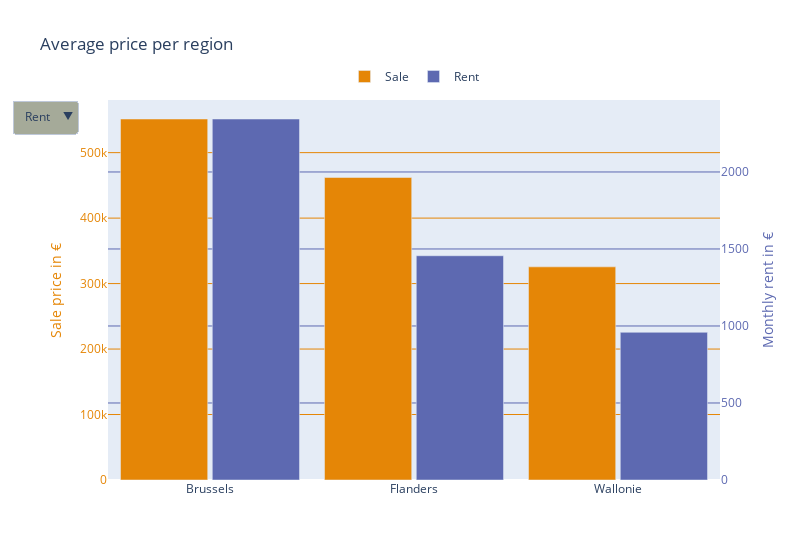

Notebook source saved alongside this figure:
### Code cell
fig = go.Figure()
colors = px.colors.qualitative.Vivid
fig.add_trace(
    go.Bar(
        x=price_sale_region['Region'],
        y=price_sale_region['Price'],
        name='Sale',
        offsetgroup=1,
        marker=dict(
            color=colors[0]
        )
    )
)
fig.add_trace(
    go.Bar(
        x=price_rent_region['Region'],
        y=price_rent_region['Price'],
        name='Rent',
        yaxis='y2',
        offsetgroup=2,
        marker=dict(
            color=colors[1]
        )
    )
)
fig.update_traces(
    hovertemplate='<b>%{y:,.0f} €</b>'
)
buttons=[
    dict(
        label="Rent",
        method="update",
        args=[{},dict(
            xaxis=dict(
                categoryarray=price_rent_region['Region']
            )   
        )]
    ),
    dict(
        label="Sale",
        method="update",
        args=[{},dict(
            xaxis=dict(
                categoryarray=price_sale_region['Region']
            )   
        )]
    )
]
fig.update_layout(
    title='Average price per region',
    width = 800,
    updatemenus=[dict(
        buttons=buttons,
        bgcolor=colors[-1]
    )],
    legend=dict(
        x=0.5,
        y=1.1,
        orientation='h',
        xanchor='center'
    ),
    yaxis=dict(
        gridcolor=colors[0],
        color=colors[0],
        title='Sale price in €'
    ),
    yaxis2=dict(
        overlaying='y',
        side='right',
        gridcolor=colors[1],
        color=colors[1],
        title='Monthly rent in €'
    ),
        xaxis=dict(
        categoryorder='array',
    ),
    bargap=0.1,
    bargroupgap=0.05,
    hovermode='x unified',
)
fig.show()

### Figure 1 — Plotly figure (JSON) as saved in the notebook; plotly's stock layout.template omitted (floating-point values rounded to 4 significant figures)
{"data": [{"hovertemplate": "<b>%{y:,.0f} €</b>", "marker": {"color": "rgb(229, 134, 6)"}, "name": "Sale", "offsetgroup": "1", "type": "bar", "x": ["Brussels", "Flanders", "Wallonie"], "y": [551392, 462069, 325543]}, {"hovertemplate": "<b>%{y:,.0f} €</b>", "marker": {"color": "rgb(93, 105, 177)"}, "name": "Rent", "offsetgroup": "2", "type": "bar", "x": ["Brussels", "Flanders", "Wallonie"], "y": [2344, 1456, 959], "yaxis": "y2"}], "layout": {"bargap": 0.1, "bargroupgap": 0.05, "hovermode": "x unified", "legend": {"orientation": "h", "x": 0.5, "xanchor": "center", "y": 1.1}, "title": {"text": "Average price per region"}, "updatemenus": [{"bgcolor": "rgb(165, 170, 153)", "buttons": [{"args": [{}, {"xaxis": {"categoryarray": ["Brussels", "Flanders", "Wallonie"]}}], "label": "Rent", "method": "update"}, {"args": [{}, {"xaxis": {"categoryarray": ["Brussels", "Flanders", "Wallonie"]}}], "label": "Sale", "method": "update"}]}], "width": 800, "xaxis": {"categoryorder": "array"}, "yaxis": {"color": "rgb(229, 134, 6)", "gridcolor": "rgb(229, 134, 6)", "title": {"text": "Sale price in €"}}, "yaxis2": {"color": "rgb(93, 105, 177)", "gridcolor": "rgb(93, 105, 177)", "overlaying": "y", "side": "right", "title": {"text": "Monthly rent in €"}}}}
